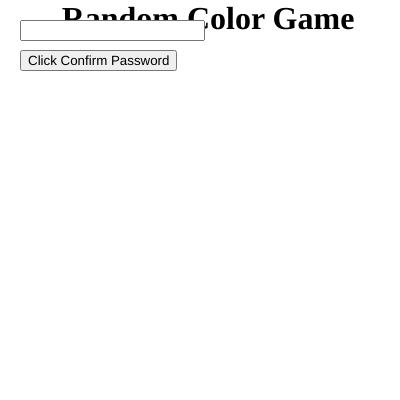
Frame 1 (no input)
Frame 60 (no input): identical to frame 1, image omitted
Frame 120 (the mouse pressed at the canvas centre since frame 60): identical to frame 1, image omitted

The p5.js sketch that drew this single still picture (run headless with seeded random() and noise() and a simulated clock; from frame 60 on, the mouse is pressed at the canvas centre):

// p5.js sketch
// ── sketch.js
let slider;
let button;
let input;
let inputValue = 0;
let createElements = false;


// Enter the password, the password is correct, enter the game:'Random Color Game'
// show : slider  button  
// Swipe the slider to change color randomly
// Click the button to change color randomly
// Click the space to change color randomly

function setup() {
  createCanvas(400, 400);

  //Random Color Game
  let title = createDiv('Random Color Game');
  title.style('font-size', '24pt');
  title.style('font-weight', 'bold');
  title.style('text-align', 'center');
  title.style('position', 'absolute');
  title.style('top', '0px');
  title.style('left', '0px');
  title.style('width', '100%');


  // Create a text input box
  input = createInput();
  input.position(20, 20);

  // create button
  button = createButton('Click Confirm Password');
  button.position(20, 50);
  button.mousePressed(judgeInput);
  
  
}


function draw() {
  // Create sliders and buttons if createElements is true
  if (createElements) {

    slider = createSlider(0, 255, 0);
    slider.position(20, 20);
    slider.input(generateColor);

    button = createButton('random color');
    button.position(20, 40);
    button.mousePressed(generateColor);

    createElements = false;
  }

}

//one P5.dom GUI elements:p5.Element Callback
function judgeInput() {
  if(input.value() == "123"){
    createElements = true;
    input.hide();
    this.hide();
  }
}

//one P5.dom GUI elements:p5.Element Callback
function generateColor() {
  // Generate RGB random colors
  let r = random(255);
  let g = random(255);
  let b = random(255);

  // Update the inputValue variable and update the value of the slider
  inputValue = color(r, g, b);

  // Display the resulting color on the canvas
  fill(inputValue);
  rect(120, 120, 200, 200);
}

// one global callback function :button.keyPressed 
function keyPressed() {
  // Generate a random color when the space bar is pressed
  if (key === ' ') {
    generateColor();
  }
}
